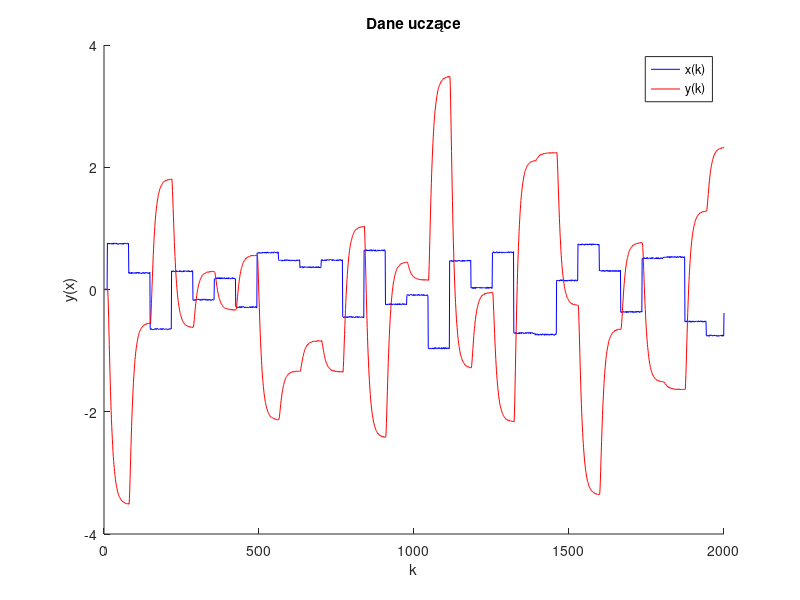
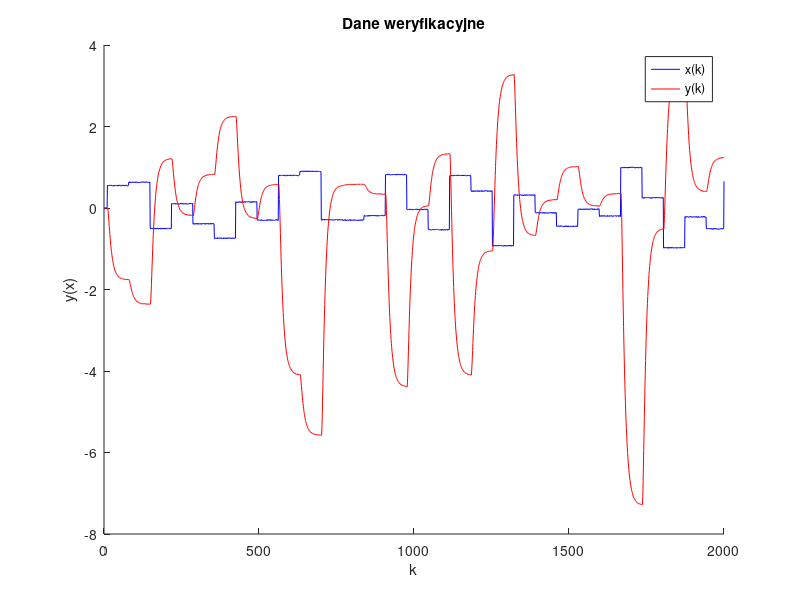
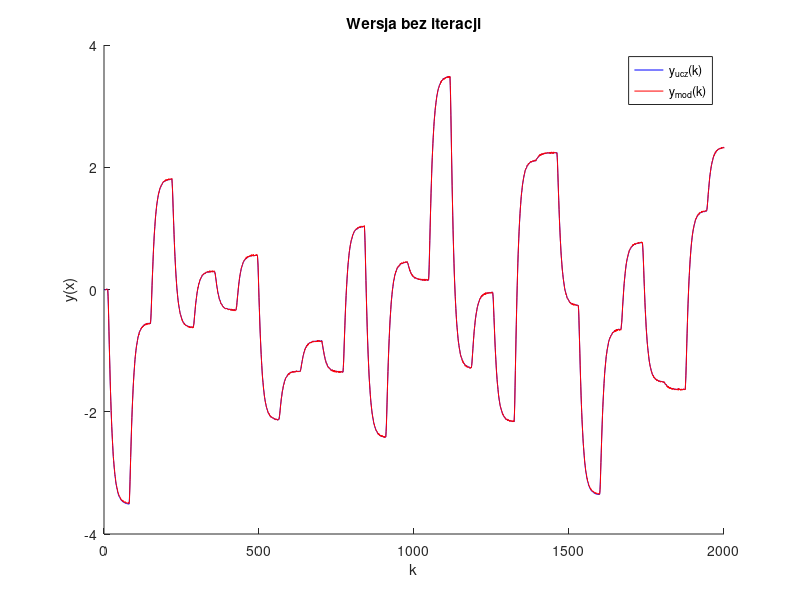
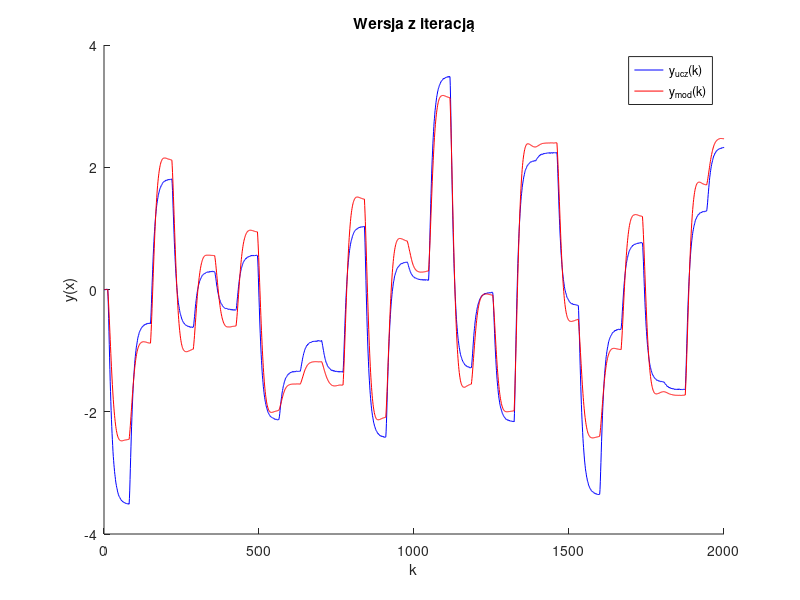

Source code (MATLAB) for these figures, in order:
%Michał Stolarz
%Projekt nr 2 MODI

koniec = 2000;
k = 1:koniec;
%ZAD A
%pobranie danych uczących
fileID = fopen('danedynucz41.txt','r');
formatSpec = '%g';
sizeA = [2 Inf];
A = fscanf(fileID,formatSpec,sizeA);
fclose(fileID);
A=A'

%wykres
X_ucz=A(1:end,1);
Y_ucz=A(1:end,2);
figure
hold on
plot(k,X_ucz,'blue')
plot(k,Y_ucz,'red')
legend('x(k)','y(k)')
title('Dane uczące')
xlabel('k');
ylabel('y(x)');
hold off

%pobranie danych weryfikacyjnych
fileID = fopen('danedynwer41.txt','r');
formatSpec = '%g';
sizeA = [2 Inf];
A = fscanf(fileID,formatSpec,sizeA)
fclose(fileID);
A=A'

%wykres
X_wer=A(1:end,1);
Y_wer=A(1:end,2);
figure
hold on
plot(k,X_wer,'blue')
plot(k,Y_wer,'red')
legend('x(k)','y(k)')
title('Dane weryfikacyjne')
xlabel('k');
ylabel('y(x)');
hold off



%rząd 
r = 3

if(r == 1)
    
    %wyznaczenie modelu
    M = [X_ucz(1:end-r) Y_ucz(1:end-r)];
    w = M\Y_ucz(1+r:end);
   
    %dla danych uczacych#########################
    
    %bez rekurencji
    Y_mod_arx = M*w;
    
    %z rekurencją
    Y_mod_oe = zeros(koniec,1);
    
    for i=1+r:1:koniec
        Y_mod_oe(i) = w(1)*X_ucz(i)+w(2)*Y_mod_oe(i-1);
    end
    
    %dla danych weryfikujących######################
    
    %wyznaczenie macierzy
    M = [X_wer(1:(end-r)) Y_wer(1:(end-r))];
     
    %bez rekurencji
    Y_mod_arx1 = M*w;
    
    %z rekurencją
    Y_mod_oe1 = zeros(koniec,1);
    
    for i=1+r:1:koniec
        Y_mod_oe1(i) = w(1)*X_wer(i)+w(2)*Y_mod_oe1(i-1);
    end
    
    
    
    %######################################################################
%  Err_biter_ucz #### Err_iter_ucz #### Err_biter_wer #### Err_iter_wer
%----------------------------------------------------------------------
%   2.1428       #### 290.4320     #### 8.9105        ####  2.0925e+03
%######################################################################

end

%##################################################################
%##################################################################

if(r == 2)
 %wyznaczenie modelu
    M = [X_ucz(2:end-1) X_ucz(1:end-2) Y_ucz(2:end-1) Y_ucz(1:end-2)];
    w = M\Y_ucz(1+r:end);
   
    
    %dla danych uczacych##############################
    
    %bez rekurencji
    Y_mod_arx = M*w;
    
    %z rekurencją
    Y_mod_oe = zeros(koniec,1);
    
    for i=1+r:1:koniec
        Y_mod_oe(i) = w(1)*X_ucz(i-1) + w(2)*X_ucz(i-2)+ w(3)*Y_mod_oe(i-1) + w(4)*Y_mod_oe(i-2);
    end
    
    %dla danych weryfikujących############################
    
    %wyznaczenie macierzy
     M = [X_wer(r:end-1) X_wer(1:end-r) Y_wer(r:end-1) Y_wer(1:end-r)];
     
    %bez rekurencji
    Y_mod_arx1 = M*w;
    
    %z rekurencją
    Y_mod_oe1 = zeros(koniec,1);
    
    for i=1+r:1:koniec
        Y_mod_oe1(i) = w(1)*X_wer(i-1) + w(2)*X_wer(i-2)+ w(3)*Y_mod_oe1(i-1) + w(4)*Y_mod_oe1(i-2);
    end
    
    
%######################################################################
%  Err_biter_ucz #### Err_iter_ucz #### Err_biter_wer #### Err_iter_wer
%----------------------------------------------------------------------
%   0.2828       #### 251.1570     #### 0.8846        ####  1.9723e+03
%######################################################################
end

if(r == 3)

    %wyznaczenie modelu
    M = [X_ucz(3:end-1) X_ucz(2:end-2) X_ucz(1:end-3) Y_ucz(3:end-1) Y_ucz(2:end-2) Y_ucz(1:end-3)];
    w = M\Y_ucz(1+r:end);
   
    
    %dla danych uczacych##############################
    
    %bez rekurencji
    Y_mod_arx = M*w;
    
    %z rekurencją
    Y_mod_oe = zeros(koniec,1);
    
    for i=1+r:1:koniec
        Y_mod_oe(i) = w(1)*X_ucz(i-1) + w(2)*X_ucz(i-2) + w(3)*X_ucz(i-3) + w(4)*Y_mod_oe(i-1) + w(5)*Y_mod_oe(i-2) + w(6)*Y_mod_oe(i-3);
    end
    
    %dla danych weryfikujących############################
    
    %wyznaczenie macierzy
    M = [X_wer(3:end-1) X_wer(2:end-2) X_wer(1:end-3) Y_wer(3:end-1) Y_wer(2:end-2) Y_wer(1:end-3)];
     
    %bez rekurencji
    Y_mod_arx1 = M*w;
    
    %z rekurencją
    Y_mod_oe1 = zeros(koniec,1);
    
    for i=1+r:1:koniec
        Y_mod_oe1(i) = w(1)*X_wer(i-1) + w(2)*X_wer(i-2) + + w(3)*X_wer(i-3) + w(4)*Y_mod_oe1(i-1) + w(5)*Y_mod_oe1(i-2) + w(6)*Y_mod_oe1(i-3);
    end
    
    
%######################################################################
%  Err_biter_ucz #### Err_iter_ucz #### Err_biter_wer #### Err_iter_wer
%----------------------------------------------------------------------
%   6.3137       #### 257.0699     #### 11.8414        ####  1.9824e+03
%######################################################################
    
end


 %rysowanie wykresów dane uczace
    figure
    hold on
    plot(k,Y_ucz,'blue')
    plot(k(1+r:end),Y_mod_arx,'red')
    legend('y_{ucz}(k)','y_{mod}(k)')
    title('Wersja bez iteracji')
    xlabel('k');
    ylabel('y(x)');
    hold off
    
    figure
    hold on
    plot(k,Y_ucz,'blue')
    plot(k,Y_mod_oe,'red')
    legend('y_{ucz}(k)','y_{mod}(k)')
    title('Wersja z iteracją')
    xlabel('k');
    ylabel('y(x)');
    hold off
    
     %rysowanie wykresów dane weryfikacyjne
    figure
    hold on
    plot(k,Y_wer,'blue')
    plot(k(1+r:end),Y_mod_arx1,'red')
    legend('y_{wer}(k)','y_{mod}(k)')
    title('Wersja bez iteracji')
    xlabel('k');
    ylabel('y(x)');
    hold off
    
    figure
    hold on
    plot(k,Y_wer,'blue')
    plot(k,Y_mod_oe1,'red')
    legend('y_{wer}(k)','y_{mod}(k)')
    title('Wersja z iteracją')
    xlabel('k');
    ylabel('y(x)');
    hold 
    
     %definicja  zmiennej
     Err_biter_ucz=0;
     Err_iter_ucz=0;
    
    for i = 1:1:koniec-r
        Err_biter_ucz = Err_biter_ucz+(Y_ucz(i+2) - Y_mod_arx(i))^2;
       
    end
    
    for i = 1+r:1:koniec
        Err_iter_ucz = Err_iter_ucz+(Y_ucz(i) - Y_mod_oe(i))^2;
    end
    
    %definicja  zmiennej
     Err_biter_wer=0;
     Err_iter_wer=0;
    
    for i = 1:1:koniec-r
        Err_biter_wer = Err_biter_wer+(Y_wer(i+2) - Y_mod_arx1(i))^2;
       
    end
    
    for i = 1+r:1:koniec
        Err_iter_wer = Err_iter_wer+(Y_wer(i) - Y_mod_oe1(i))^2;
    end